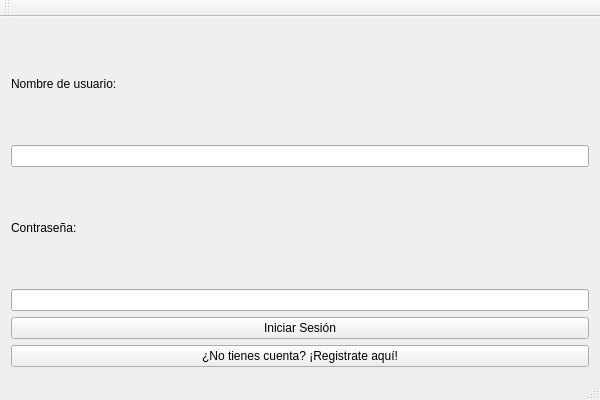
<?xml version="1.0" encoding="UTF-8"?>
<ui version="4.0">
 <class>practicaproyectoClass</class>
 <widget class="QMainWindow" name="practicaproyectoClass">
  <property name="geometry">
   <rect>
    <x>0</x>
    <y>0</y>
    <width>600</width>
    <height>400</height>
   </rect>
  </property>
  <property name="windowTitle">
   <string>practicaproyecto</string>
  </property>
  <widget class="QWidget" name="centralWidget">
   <layout class="QVBoxLayout" name="verticalLayout">
    <item>
     <widget class="QLabel" name="lblNombre">
      <property name="enabled">
       <bool>true</bool>
      </property>
      <property name="text">
       <string>Nombre de usuario:</string>
      </property>
     </widget>
    </item>
    <item>
     <widget class="QLineEdit" name="txtNombre"/>
    </item>
    <item>
     <widget class="QLabel" name="lblContrasenna">
      <property name="text">
       <string>Contraseña:</string>
      </property>
     </widget>
    </item>
    <item>
     <widget class="QLineEdit" name="txtContrasenna">
      <property name="echoMode">
       <enum>QLineEdit::EchoMode::Password</enum>
      </property>
     </widget>
    </item>
    <item>
     <widget class="QPushButton" name="btnIniciarSesion">
      <property name="text">
       <string>Iniciar Sesión</string>
      </property>
     </widget>
    </item>
    <item>
     <widget class="QPushButton" name="btnRegistrarse">
      <property name="text">
       <string>¿No tienes cuenta? ¡Registrate aquí!</string>
      </property>
     </widget>
    </item>
   </layout>
  </widget>
  <widget class="QMenuBar" name="menuBar">
   <property name="geometry">
    <rect>
     <x>0</x>
     <y>0</y>
     <width>600</width>
     <height>21</height>
    </rect>
   </property>
  </widget>
  <widget class="QToolBar" name="mainToolBar">
   <attribute name="toolBarArea">
    <enum>TopToolBarArea</enum>
   </attribute>
   <attribute name="toolBarBreak">
    <bool>false</bool>
   </attribute>
  </widget>
  <widget class="QStatusBar" name="statusBar"/>
 </widget>
 <layoutdefault spacing="6" margin="11"/>
 <resources>
  <include location="practicaproyecto.qrc"/>
 </resources>
 <connections/>
</ui>
